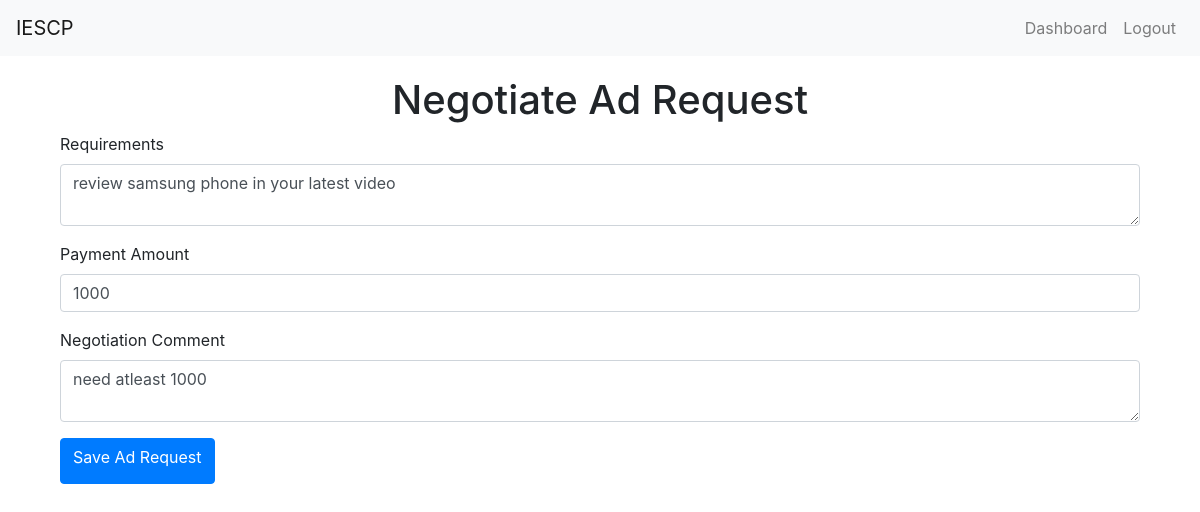
/negotiate_ad_request/1 (signed in), run on the app's committed database.
### app.py (models this page shows, shortened)
class AdRequest(db.Model):
    id = db.Column(db.Integer, primary_key=True)
    campaign_id = db.Column(db.Integer, db.ForeignKey('campaign.id'), nullable=False)
    influencer_id = db.Column(db.Integer, db.ForeignKey('user.id'), nullable=False)
    messages = db.Column(db.Text)
    requirements = db.Column(db.Text)
    payment_amount = db.Column(db.Integer)
    negotiation_comment = db.Column(db.Text, nullable=True)
    status = db.Column(db.String(20), nullable=False, default='Requested')

### app.py (the view, shortened to what this page needs)
@app.route('/negotiate_ad_request/<int:ad_request_id>', methods=['GET', 'POST'])
@login_required
def negotiate_ad_request(ad_request_id):
    ad_request = AdRequest.query.get_or_404(ad_request_id)
    form = AdRequestForm(obj=ad_request)
    form.campaign_id.choices = [(ad_request.campaign_id, ad_request.campaign.name)]
    form.influencer_id.choices = [(ad_request.influencer_id, ad_request.influencer.username)]
    return render_template('negotiate_ad_request.html', legend='Negotiate Ad Request', form=form)

### app.py
class AdRequestForm(FlaskForm):
    campaign_id = SelectField('Campaign', coerce=int, validators=[DataRequired()])
    influencer_id = SelectField('Influencer', coerce=int, validators=[DataRequired()])
    requirements = TextAreaField('Requirements', validators=[DataRequired()])
    payment_amount = FloatField('Payment Amount', validators=[DataRequired()])
    status = SelectField('Status', choices=[
        ('Requested', 'Requested'),
        ('Accepted', 'Accepted'),
        ('Rejected', 'Rejected'),
        ('Negotiated', 'Negotiated')
    ], validators=[DataRequired()])
    negotiation_comment = TextAreaField('Negotiation Comment', validators=[Optional()])
    submit = SubmitField('Save Ad Request')

### app.py (called while the page is built)
@login_manager.user_loader
def load_user(user_id):
    return User.query.get(int(user_id))

### templates/negotiate_ad_request.html (shortened to what this page needs)
{% extends "layout.html" %}
{% block content %}
<div class="container">
    <h1 class="text-center">{{ legend }}</h1>
    <form method="POST">
        <div class="form-group">
            {{ form.requirements.label(class="form-label") }}
            {{ form.requirements(class="form-control") }}
        </div>
        <div class="form-group">
            {{ form.payment_amount.label(class="form-label") }}
            {{ form.payment_amount(class="form-control") }}
        </div>
        <div class="form-group">
            {{ form.negotiation_comment.label(class="form-label") }}
            {{ form.negotiation_comment(class="form-control") }}
        </div>
        <button type="submit" class="btn btn-primary">{{ form.submit.label }}</button>
    </form>
</div>
{% endblock %}

### templates/layout.html (style rules this page uses)
.container { margin-top: 20px; }

### data on the page
AdRequest: requirements "review samsung phone in your latest video", payment_amount "1000", negotiation_comment "need atleast 1000"

### other printed values
{{ legend }} "Negotiate Ad Request"
